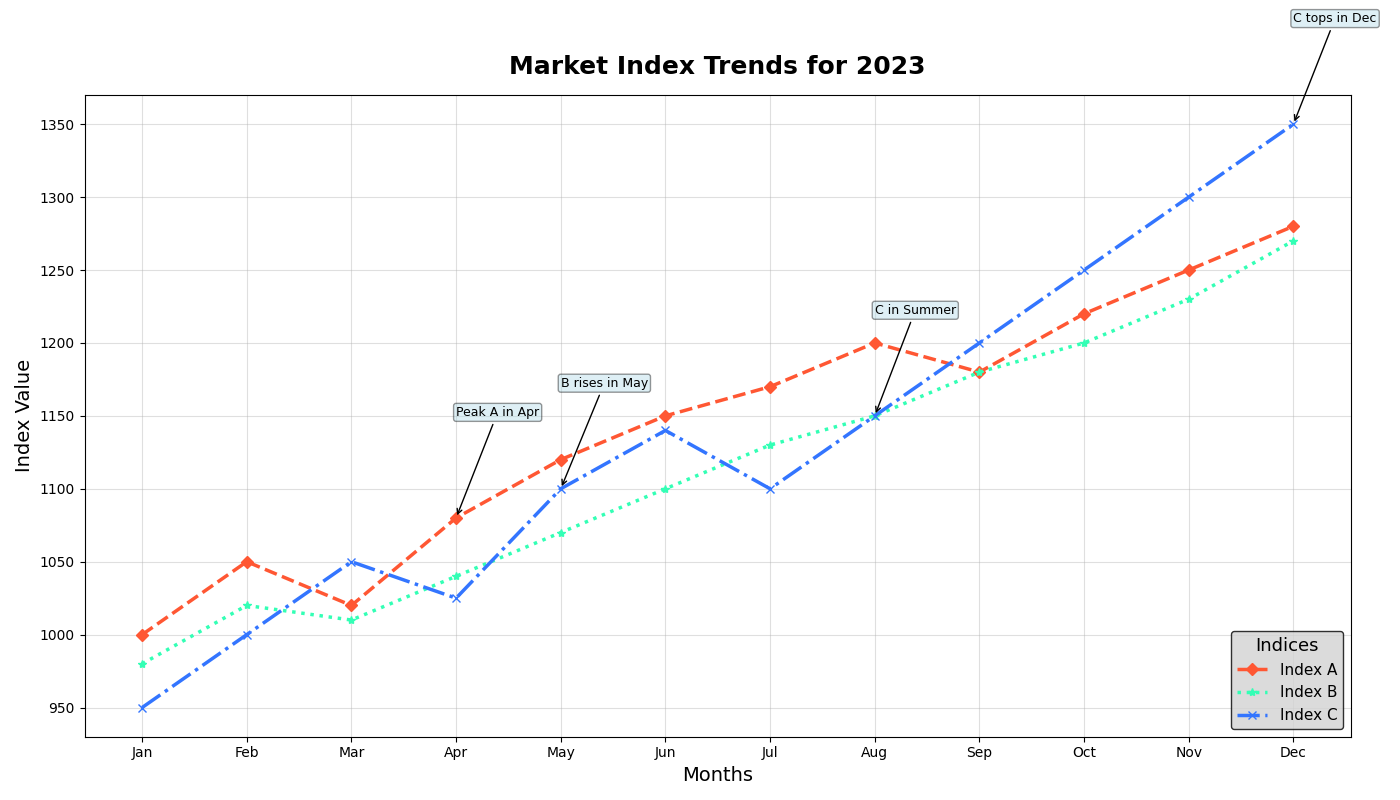

Recreate this plot in Python.
import matplotlib.pyplot as plt
import numpy as np

months = np.array(['Jan', 'Feb', 'Mar', 'Apr', 'May', 'Jun', 'Jul', 'Aug', 'Sep', 'Oct', 'Nov', 'Dec'])
index_A = np.array([1000, 1050, 1020, 1080, 1120, 1150, 1170, 1200, 1180, 1220, 1250, 1280])
index_B = np.array([980, 1020, 1010, 1040, 1070, 1100, 1130, 1150, 1180, 1200, 1230, 1270])
index_C = np.array([950, 1000, 1050, 1025, 1100, 1140, 1100, 1150, 1200, 1250, 1300, 1350])

fig, ax = plt.subplots(figsize=(14, 8))

# Plot lines for each index with altered stylistic elements
ax.plot(months, index_A, marker='D', linestyle='--', linewidth=2.5, color='#FF5733', label='Index A')
ax.plot(months, index_B, marker='*', linestyle=':', linewidth=2.5, color='#33FFB5', label='Index B')
ax.plot(months, index_C, marker='x', linestyle='-.', linewidth=2.5, color='#3375FF', label='Index C')

# Modify title and labels
ax.set_title('Market Index Trends for 2023', fontsize=18, fontweight='bold', pad=15)
ax.set_xlabel('Months', fontsize=14)
ax.set_ylabel('Index Value', fontsize=14)

# Change legend location and styles
ax.legend(title='Indices', title_fontsize=13, fontsize=11, loc='lower right', facecolor='lightgrey', edgecolor='black')

# Annotate with potentially key highlights, changing the appearance
milestones = [
    ('Apr', 1080, 'Peak A in Apr'),
    ('May', 1100, 'B rises in May'),
    ('Aug', 1150, 'C in Summer'),
    ('Dec', 1350, 'C tops in Dec')
]
for month, value, text in milestones:
    ax.annotate(text, xy=(month, value), xytext=(month, value + 70),
                arrowprops=dict(arrowstyle='->', connectionstyle='arc3', color='black'),
                fontsize=9, bbox=dict(boxstyle="round,pad=0.2", edgecolor='black', facecolor='lightblue', alpha=0.4))

# Modify grid
ax.grid(linestyle='-', alpha=0.4)

# Adjust layout
plt.tight_layout()

plt.show()
